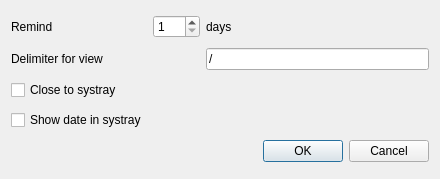
<?xml version="1.0" encoding="UTF-8"?>
<ui version="4.0">
 <class>SettingsWindow</class>
 <widget class="QDialog" name="SettingsWindow">
  <property name="geometry">
   <rect>
    <x>0</x>
    <y>0</y>
    <width>440</width>
    <height>179</height>
   </rect>
  </property>
  <property name="windowTitle">
   <string>Settings</string>
  </property>
  <layout class="QGridLayout" name="gridLayout">
   <item row="2" column="1">
    <widget class="QCheckBox" name="checkBoxCloseInTray">
     <property name="text">
      <string>Close to systray</string>
     </property>
    </widget>
   </item>
   <item row="4" column="3">
    <widget class="QDialogButtonBox" name="buttonBox">
     <property name="orientation">
      <enum>Qt::Orientation::Horizontal</enum>
     </property>
     <property name="standardButtons">
      <set>QDialogButtonBox::StandardButton::Cancel|QDialogButtonBox::StandardButton::Ok</set>
     </property>
    </widget>
   </item>
   <item row="1" column="3">
    <widget class="QLineEdit" name="lineEdit">
     <property name="text">
      <string>/</string>
     </property>
     <property name="maxLength">
      <number>1</number>
     </property>
    </widget>
   </item>
   <item row="0" column="3">
    <widget class="QLabel" name="label_2">
     <property name="text">
      <string>days                                    </string>
     </property>
    </widget>
   </item>
   <item row="0" column="2">
    <widget class="QSpinBox" name="spinBox">
     <property name="minimum">
      <number>1</number>
     </property>
     <property name="maximum">
      <number>364</number>
     </property>
    </widget>
   </item>
   <item row="0" column="1">
    <widget class="QLabel" name="label">
     <property name="text">
      <string>Remind</string>
     </property>
    </widget>
   </item>
   <item row="1" column="1" colspan="2">
    <widget class="QLabel" name="label_3">
     <property name="text">
      <string>Delimiter for view</string>
     </property>
    </widget>
   </item>
   <item row="3" column="1">
    <widget class="QCheckBox" name="checkBoxDateInTray">
     <property name="text">
      <string>Show date in systray</string>
     </property>
    </widget>
   </item>
  </layout>
 </widget>
 <resources/>
 <connections>
  <connection>
   <sender>buttonBox</sender>
   <signal>accepted()</signal>
   <receiver>SettingsWindow</receiver>
   <slot>accept()</slot>
   <hints>
    <hint type="sourcelabel">
     <x>248</x>
     <y>254</y>
    </hint>
    <hint type="destinationlabel">
     <x>157</x>
     <y>274</y>
    </hint>
   </hints>
  </connection>
  <connection>
   <sender>buttonBox</sender>
   <signal>rejected()</signal>
   <receiver>SettingsWindow</receiver>
   <slot>reject()</slot>
   <hints>
    <hint type="sourcelabel">
     <x>316</x>
     <y>260</y>
    </hint>
    <hint type="destinationlabel">
     <x>286</x>
     <y>274</y>
    </hint>
   </hints>
  </connection>
 </connections>
</ui>
